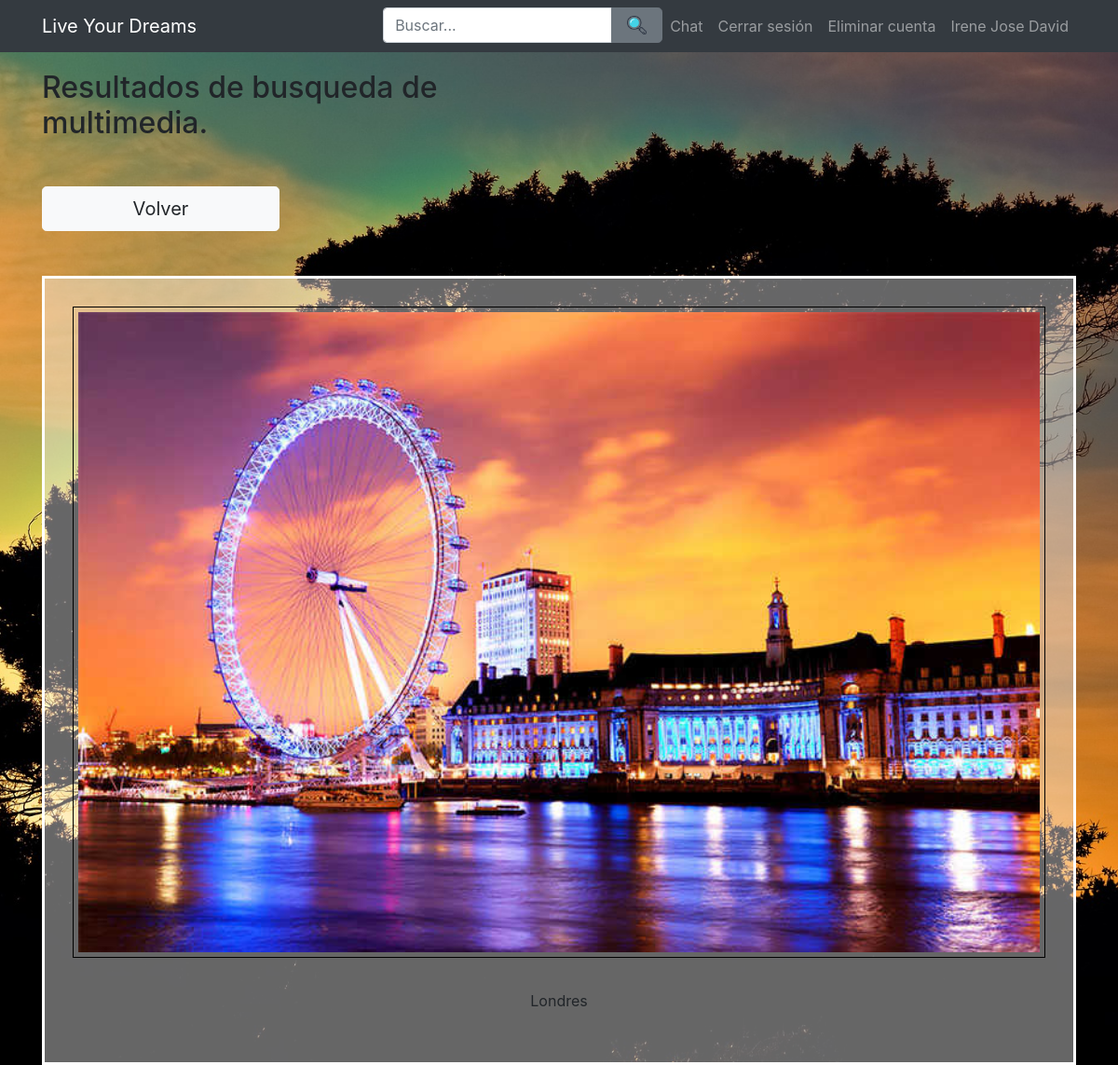
The page /resultado.php?buscar=Londres (signed in) on the database its author committed.
### tables this page shows
CREATE TABLE `imagen` (
  `idfoto` int(11) NOT NULL,
  `usuarioID` int(11) NOT NULL,
  `nombre` varchar(255) NOT NULL,
  `descripcion` text NOT NULL,
  `likes` int(11) DEFAULT '0'
);

### resultado.php (the view, shortened to what this page needs)
<?php
require('includes/config.php');
require('layout/header.php');
?>
<div class="container">
	<div class="row">
		<div class="col-xs-12 col-sm-8 col-md-6 col-sm-offset-2 col-md-offset-3">
			<h2>Resultados de busqueda de multimedia.</h2>
			<div class="row mt-5">
				<div class="col-xs-6 col-md-6"><a class="btn btn-light btn-block btn-lg" tabindex="5" href="paginausuarios.php">Volver</a></div>
			</div>
		</div>
		<div class="col-xs-12 col-sm-12 col-md-12 col-sm-offset-12 col-md-offset-12 mt-5">
			<div class="row">
				<div class="col-md-12">
					<div class="contenedorTodo">
						<?php
						$buscar = $_GET['buscar'];
						$stmt = $db->query("SELECT * FROM imagen WHERE descripcion LIKE '%" . $buscar . "%'");
						while ($row = $stmt->fetch()) {
							echo '<img class="foto" src="imagenes/' . $row['nombre'] . '">' . "\n";
							echo '<br/><br/>' . ucfirst($row['descripcion']) . '<br/><br/>';
						}
						?>
					</div>
				</div>
			</div>
		</div>
	</div>
</div>
<?php
require('layout/footer.php');
?>

### style/main.css (style rules this page uses)
a { color: #EF1F2F; text-decoration: none; }
html, body { height:100%; }
body { background: url("../img/foto_fondo.jpg") no-repeat center center fixed; background-size:cover; }
.contenedorTodo { padding:30px; border:3px solid white; text-align:center; background:rgba(255,255,255,0.4); }
.foto { width:100%; height:auto; padding:5px; border:1px solid black; margin-bottom:10px; }

### rows shown on the page
imagen: nombre (picture), descripcion "Londres"
